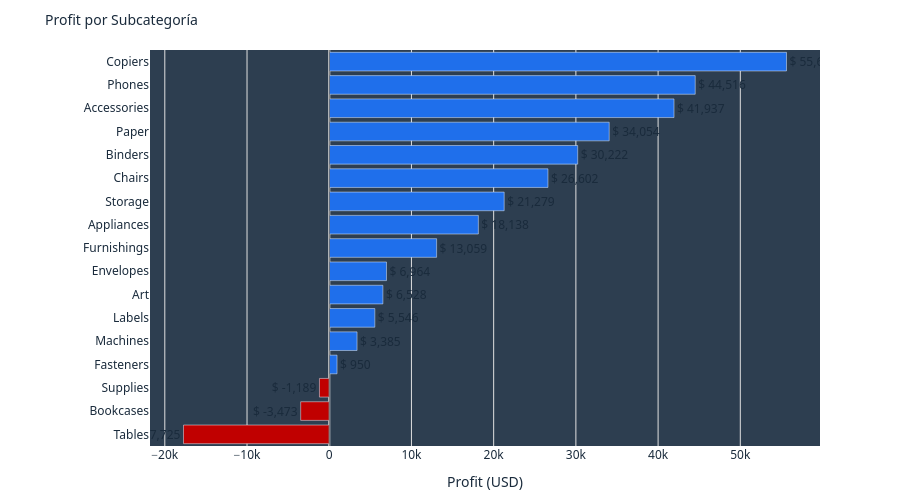

The cell this chart's notebook holds for it:
### Markdown cell above
## 3. Gráficos — verificación visual

### Code cell
subcat = df.groupby('Sub-Category').agg(
    total_profit=('Profit','sum'),
    total_sales =('Sales','sum')
).reset_index().sort_values('total_profit')

subcat['color'] = subcat['total_profit'].apply(
    lambda x: COLORS['alert_red'] if x < 0 else COLORS['sales'])

fig_h1 = go.Figure(go.Bar(
    x=subcat['total_profit'],
    y=subcat['Sub-Category'],
    orientation='h',
    marker_color=subcat['color'],
    text=subcat['total_profit'].apply(lambda x: f"$ {x:,.0f}"),
    textposition='outside'
))
fig_h1.add_vline(x=0, line_color=COLORS['text_sec'], line_width=1)
fig_h1.update_layout(
    title=dict(text="Profit por Subcategoría", font=dict(color=COLORS['text_title'], size=14)),
    plot_bgcolor=COLORS['bg_canvas'],
    paper_bgcolor=COLORS['bg_card'],
    font=dict(family='Segoe UI', color=COLORS['text_title']),
    height=500,
    margin=dict(l=150, r=80, t=50, b=30),
    xaxis=dict(title="Profit (USD)", gridcolor='#E0E0E0'),
    yaxis=dict(title="")
)
fig_h1.show()

### Figure 1 — Plotly figure (JSON) as saved in the notebook; plotly's stock layout.template omitted (floating-point values rounded to 4 significant figures)
{"data": [{"marker": {"color": ["#C00000", "#C00000", "#C00000", "#1F6FEB", "#1F6FEB", "#1F6FEB", "#1F6FEB", "#1F6FEB", "#1F6FEB", "#1F6FEB", "#1F6FEB", "#1F6FEB", "#1F6FEB", "#1F6FEB", "#1F6FEB", "#1F6FEB", "#1F6FEB"]}, "orientation": "h", "text": ["$ -17,725", "$ -3,473", "$ -1,189", "$ 950", "$ 3,385", "$ 5,546", "$ 6,528", "$ 6,964", "$ 13,059", "$ 18,138", "$ 21,279", "$ 26,602", "$ 30,222", "$ 34,054", "$ 41,937", "$ 44,516", "$ 55,618"], "textposition": "outside", "type": "bar", "x": [-17730.0, -3473.0, -1189.0, 949.5, 3385.0, 5546.0, 6528.0, 6964.0, 13060.0, 18140.0, 21280.0, 26600.0, 30220.0, 34050.0, 41940.0, 44520.0, 55620.0], "y": ["Tables", "Bookcases", "Supplies", "Fasteners", "Machines", "Labels", "Art", "Envelopes", "Furnishings", "Appliances", "Storage", "Chairs", "Binders", "Paper", "Accessories", "Phones", "Copiers"]}], "layout": {"font": {"color": "#1A2B3C", "family": "Segoe UI"}, "height": 500, "margin": {"b": 30, "l": 150, "r": 80, "t": 50}, "paper_bgcolor": "#FFFFFF", "plot_bgcolor": "#2D3E50", "shapes": [{"line": {"color": "#595959", "width": 1}, "type": "line", "x0": 0, "x1": 0, "xref": "x", "y0": 0, "y1": 1, "yref": "y domain"}], "title": {"font": {"color": "#1A2B3C", "size": 14}, "text": "Profit por Subcategoría"}, "xaxis": {"gridcolor": "#E0E0E0", "title": {"text": "Profit (USD)"}}, "yaxis": {"title": {"text": ""}}}}
